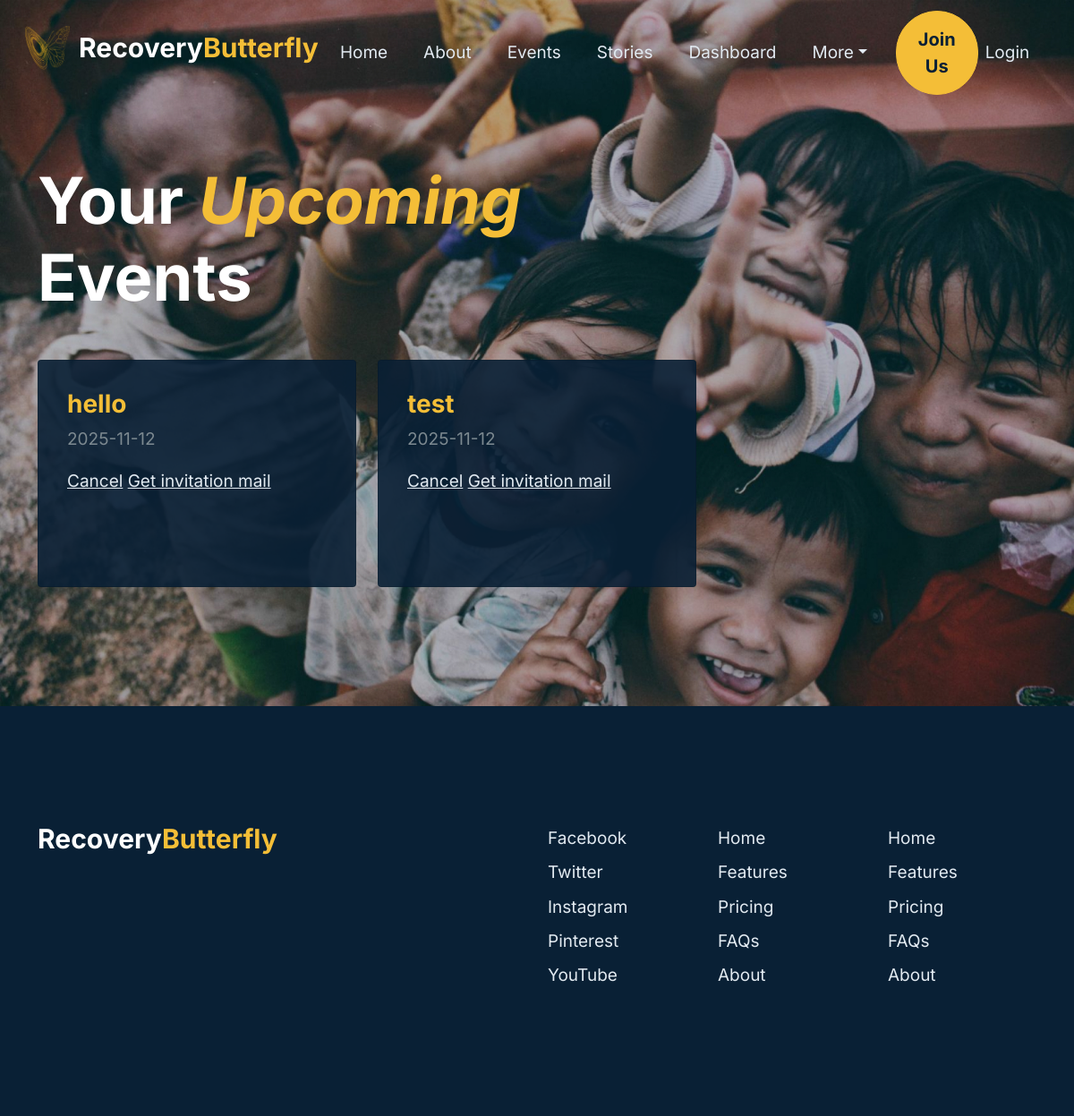
The page /view/Event/Frontend/MesParticipation.php on the database its author committed.
### tables this page shows
CREATE TABLE `participation` (
  `id` int(11) NOT NULL,
  `id_event` int(11) NOT NULL,
  `id_user` int(11) NOT NULL,
  `etat` int(11) NOT NULL
);

CREATE TABLE `event` (
  `ID_Event` int(11) NOT NULL,
  `Event_date` date NOT NULL,
  `Event_type` varchar(20) NOT NULL,
  `Event_name` varchar(20) NOT NULL,
  `Event_description` varchar(20) NOT NULL,
  `Location` varchar(50) NOT NULL
);

### controller/Event/ParticipationC.php (called while the page is built, shortened)
<?php
    Class ParticipationC {
        function getByUserId($id)
        {
            $requete = "select * from participation where id_user=:id";
            $config = config::getConnexion();
            try {
                $querry = $config->prepare($requete);
                $querry->execute(
                    [
                        'id'=>$id
                    ]
                );
                $result = $querry->fetchAll();
                return $result ;
            } catch (PDOException $th) {
                 $th->getMessage();
            }
        }
    }

### controller/Event/EventC.php (called while the page is built, shortened)
<?php
    Class EventC {
        function getOneById($id)
        {
            $requete = "select * from event where ID_Event=:id";
            $config = config::getConnexion();
            try {
                $querry = $config->prepare($requete);
                $querry->execute(
                    [
                        'id'=>$id
                    ]
                );
                $result = $querry->fetch();
                return $result ;
            } catch (PDOException $th) {
                 $th->getMessage();
            }
        }
    }

### view/Event/Frontend/MesParticipation.php (the view, shortened to what this page needs)
<?php
include '../../../Controller/Event/EventC.php';
include '../../../Controller/Event/ParticipationC.php';
$partC = new ParticipationC();
$listparts = $partC->getByUserId(1);
?>
<!DOCTYPE html>
<html lang="en">
<head>
	<link rel="stylesheet" type="text/css" href="css/vendor.css">
	<link href="plugins/bootstrap-5.1.3/css/bootstrap.min.css" rel="stylesheet">
	<link rel="stylesheet" type="text/css" href="style.css">
</head>
<body data-bs-spy="scroll" data-bs-target="#header-nav" tabindex="0">
	<header class="site-header position-fixed py-1 text-white">
		<nav id="header-nav" class="navbar navbar-expand-lg px-3 mb-3">
			<div class="container-fluid">
				<a class="navbar-brand" href="index.html"><img src="../assets/images/logo.png" class="logo"
						id="logo-img" /><span id="logo-text">Recovery<span
							id="logo-text-color">Butterfly</span></span></a>
				<div class="offcanvas offcanvas-end" tabindex="-1" id="offcanvasNavbar2"
					aria-labelledby="offcanvasNavbar2Label">
					<div class="offcanvas-body">
						<ul class="navbar-nav justify-content-end align-items-center flex-grow-1 pe-3">
							<li class="nav-item">
							<a class="nav-link me-4" href="../../index.php">Home</a>
							</li>
							<li class="nav-item">
								<a class="nav-link me-4" href="#about">About</a>
							</li>
							<li class="nav-item">
								<a class="nav-link me-4" href="ListEvents.php">Events</a>
							</li>
							<li class="nav-item">
								<a class="nav-link me-4" href="#latest-stories">Stories</a>
							</li>
							<li class="nav-item">
								<a class="nav-link me-4" href="../Backend/back.php">Dashboard</a>
							</li>
							<li class="nav-item dropdown">
								<a class="nav-link me-4 dropdown-toggle" data-bs-toggle="dropdown" href="#"
									role="button" aria-expanded="false">More</a>
							</li>
							<li class="nav-item">
								<a class="btn btn-primary btn-lg rounded-pill" href="#">Join Us</a>
							</li>
							<li class="nav-item">
								<a class="nav-link me-4" href="#">Login</a>
							</li>
						</ul>
					</div>
				</div>
			</div>
		</nav>
	</header>
	<section id="Home" class="padding-large jarallax">
		<div class="container">
			<div class="row">
				<div class="col-md-7">
					<div class="section-title my-5">
						<h2 class="text-white display-2">Your <em>Upcoming</em> Events
						</h2>
					</div>
				</div>
			</div>
			<div class="row">
                <?php foreach($listparts as $key) { ?>
				<div class="col-md-4">
					<div class="card card-dark" data-aos="fade-up" data-aos-delay="0">
						<div class="card-body">
							<h3><?php $eventC = new EventC();
                            $event = $eventC->getOneById($key['id_event']) ;
                            echo $event['Event_name'] ?></h3>
							<p><?php echo $event['Event_date'] ?> </p>
							<a href="#" onclick="confirmDelete(<?php echo $key['id'] ?>)">Cancel</a>
							<a href="sendmail.php?name=<?php echo $event['Event_name']?>" >Get invitation mail</a>
						</div>
					</div>
				</div>
				<?php } ?>
			</div>
		</div>
		<img src="../assets/images/banner.jpg" class="jarallax-img">
	</section>
	<footer class="padding-large text-white bg-dark">
		<div class="container">
			<div class="row">
				<div class="col-12 col-md-6">
					<span id="logo-text">Recovery<span id="logo-text-color">Butterfly</span></span>
					<ul class="justify-content-start list-unstyled d-flex">
						<li><a href="#" class="nav-link"><ion-icon name="logo-facebook"></ion-icon></a></li>
						<li><a href="#" class="nav-link"><ion-icon name="logo-instagram"></ion-icon></a></li>
						<li><a href="#" class="nav-link"><ion-icon name="logo-skype"></ion-icon></a></li>
						<li><a href="#" class="nav-link"><ion-icon name="logo-pinterest"></ion-icon></a></li>
						<li><a href="#" class="nav-link"><ion-icon name="logo-whatsapp"></ion-icon></a></li>
					</ul>
				</div>
				<div class="col-4 col-md-2">
					<ul class="nav flex-column">
						<li class="nav-item mb-2"><a href="#" class="nav-link p-0">Facebook</a></li>
						<li class="nav-item mb-2"><a href="#" class="nav-link p-0">Twitter</a></li>
						<li class="nav-item mb-2"><a href="#" class="nav-link p-0">Instagram</a></li>
						<li class="nav-item mb-2"><a href="#" class="nav-link p-0">Pinterest</a></li>
						<li class="nav-item mb-2"><a href="#" class="nav-link p-0">YouTube</a></li>
					</ul>
				</div>
				<div class="col-4 col-md-2">
					<ul class="nav flex-column">
						<li class="nav-item mb-2"><a href="#" class="nav-link p-0">Home</a></li>
						<li class="nav-item mb-2"><a href="#" class="nav-link p-0">Features</a></li>
						<li class="nav-item mb-2"><a href="#" class="nav-link p-0">Pricing</a></li>
						<li class="nav-item mb-2"><a href="#" class="nav-link p-0">FAQs</a></li>
						<li class="nav-item mb-2"><a href="#" class="nav-link p-0">About</a></li>
					</ul>
				</div>
				<div class="col-4 col-md-2">
					<ul class="nav flex-column">
						<li class="nav-item mb-2"><a href="#" class="nav-link p-0">Home</a></li>
						<li class="nav-item mb-2"><a href="#" class="nav-link p-0">Features</a></li>
						<li class="nav-item mb-2"><a href="#" class="nav-link p-0">Pricing</a></li>
						<li class="nav-item mb-2"><a href="#" class="nav-link p-0">FAQs</a></li>
						<li class="nav-item mb-2"><a href="#" class="nav-link p-0">About</a></li>
					</ul>
				</div>
			</div>
		</div>
	</footer>
</body>
</html>

### view/Event/Frontend/style.css (style rules this page uses)
:root { --accent-color: #F4BE37; --secondary-color: #E2EAF1; --dark-color: #092035; --grey-color: #E2EAF1; --body-text-color: #7C8990; --light-text-color: #9CA5AD; --link-color: #092035; }
body { font-family: 'Inter', sans-serif; font-weight: 400; font-size: 19px; line-height: 1.6em; color: var(--dark-color); }
h1, .h1, h2, .h2, h3, .h3, h4, .h4, h5, .h5, h6, .h6 { font-family: 'Inter', sans-serif; font-weight: 700; }
em { font-weight: 700; }
p { font-family: 'Inter', sans-serif; color: var(--body-text-color); }
a { color: var(--link-color); text-decoration: none; transition: all 0.3s ease-out; }
#logo-img { width: 50px; height: 50px; margin-right: 10px; margin-bottom: 10px; }
#logo-text { font-size: 30px; font-weight: 700; color: white; }
#logo-text-color { color: var(--accent-color); }
.padding-large { padding-top: 7em; padding-bottom: 7em; }
.site-header { position: fixed; width: 100%; z-index: 10; transition: background 0.3s ease-out; }
.text-white .nav-link { color: var(--secondary-color); }
.card-body { padding: 2rem 2rem; }
.card-dark { min-height: 254px; color: #9CA5AD; background: rgba(9, 32, 53, 0.9); }
.card-dark h3 { color: #F4BE37; }
.card-dark a { text-decoration-line: underline; color: var(--secondary-color); }
.btn { padding: 1rem 1.5rem; font-weight: bold; }
.btn-primary { background-color: var(--accent-color); border-color: var(--accent-color); color: var(--dark-color); }
.bg-dark { background-color: var(--dark-color) !important; }
.display-1, .display-2, .display-3, .display-4, .display-5, .display-6 { font-weight: 700; }
.display-2 em { color: var(--accent-color); }
.nav-link { color: #9099a7; position: relative; }
.nav-link:not(.dropdown-toggle):after { content: ''; position: absolute; left: 0; bottom: 0; width: 0; background: var(--accent-color); border-bottom: 2px solid var(--accent-color); transition: width 0.3s ease-out; }

### rows shown on the page
participation: id_event.Event_name "hello", id_event.Event_date "2025-11-12"
participation: id_event.Event_name "test", id_event.Event_date "2025-11-12"
